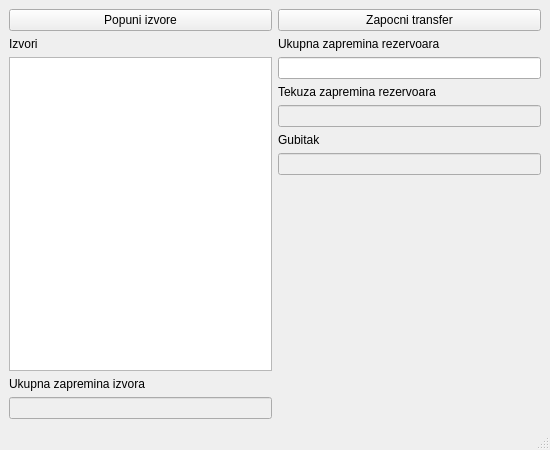
<?xml version="1.0" encoding="UTF-8"?>
<ui version="4.0">
 <class>MainWindow</class>
 <widget class="QMainWindow" name="MainWindow">
  <property name="geometry">
   <rect>
    <x>0</x>
    <y>0</y>
    <width>550</width>
    <height>450</height>
   </rect>
  </property>
  <property name="windowTitle">
   <string>MainWindow</string>
  </property>
  <widget class="QWidget" name="centralwidget">
   <layout class="QHBoxLayout" name="horizontalLayout">
    <item>
     <layout class="QVBoxLayout" name="verticalLayout">
      <item>
       <widget class="QPushButton" name="pbPopuniIzvore">
        <property name="text">
         <string>Popuni izvore</string>
        </property>
       </widget>
      </item>
      <item>
       <widget class="QLabel" name="label">
        <property name="text">
         <string>Izvori</string>
        </property>
       </widget>
      </item>
      <item>
       <widget class="QListWidget" name="lwIzvori"/>
      </item>
      <item>
       <widget class="QLabel" name="label_2">
        <property name="text">
         <string>Ukupna zapremina izvora</string>
        </property>
       </widget>
      </item>
      <item>
       <widget class="QLineEdit" name="leZapreminaIzvora">
        <property name="enabled">
         <bool>false</bool>
        </property>
       </widget>
      </item>
     </layout>
    </item>
    <item>
     <layout class="QVBoxLayout" name="verticalLayout_2">
      <item>
       <widget class="QPushButton" name="pbZapocniTransfer">
        <property name="text">
         <string>Zapocni transfer</string>
        </property>
       </widget>
      </item>
      <item>
       <widget class="QLabel" name="label_3">
        <property name="text">
         <string>Ukupna zapremina rezervoara</string>
        </property>
       </widget>
      </item>
      <item>
       <widget class="QLineEdit" name="leZapreminaRezervoara"/>
      </item>
      <item>
       <widget class="QLabel" name="label_4">
        <property name="text">
         <string>Tekuza zapremina rezervoara</string>
        </property>
       </widget>
      </item>
      <item>
       <widget class="QLineEdit" name="leTekucaZapRezervoara">
        <property name="enabled">
         <bool>false</bool>
        </property>
       </widget>
      </item>
      <item>
       <widget class="QLabel" name="label_5">
        <property name="text">
         <string>Gubitak</string>
        </property>
       </widget>
      </item>
      <item>
       <widget class="QLineEdit" name="leGubitak">
        <property name="enabled">
         <bool>false</bool>
        </property>
       </widget>
      </item>
      <item>
       <spacer name="verticalSpacer">
        <property name="orientation">
         <enum>Qt::Orientation::Vertical</enum>
        </property>
        <property name="sizeHint" stdset="0">
         <size>
          <width>20</width>
          <height>40</height>
         </size>
        </property>
       </spacer>
      </item>
     </layout>
    </item>
   </layout>
  </widget>
  <widget class="QMenuBar" name="menubar">
   <property name="geometry">
    <rect>
     <x>0</x>
     <y>0</y>
     <width>550</width>
     <height>22</height>
    </rect>
   </property>
  </widget>
  <widget class="QStatusBar" name="statusbar"/>
 </widget>
 <resources/>
 <connections/>
</ui>
